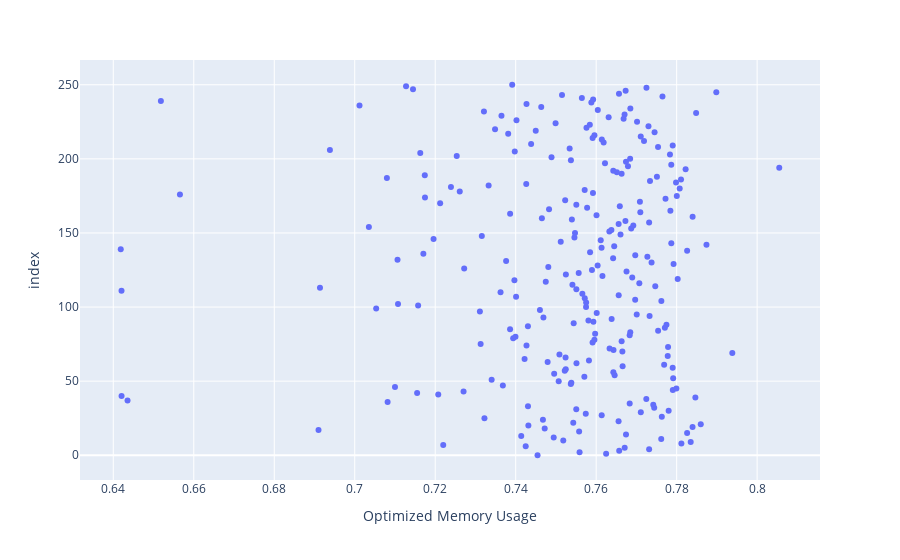

Notebook cell for this chart:
### Markdown cell above
Plotting the Optimized Memory Usage on Test Data

### Code cell
fig2 = px.scatter(X_test, Y_predict, labels={"x" : "Optimized Memory Usage"})
fig2.show()

### Figure 1 — Plotly figure (JSON) as saved in the notebook; plotly's stock layout.template omitted (floating-point values rounded to 4 significant figures; data arrays with more than 128 entries replaced by an {"elided": "..."} marker saying what was removed)
{"data": [{"hovertemplate": "Optimized Memory Usage=%{x}<br>index=%{y}<extra></extra>", "legendgroup": "", "marker": {"color": "#636efa", "symbol": "circle"}, "mode": "markers", "name": "", "orientation": "h", "showlegend": false, "type": "scatter", "x": {"elided": "251 float values"}, "xaxis": "x", "y": {"elided": "251 int values"}, "yaxis": "y"}], "layout": {"legend": {"tracegroupgap": 0}, "margin": {"t": 60}, "xaxis": {"anchor": "y", "domain": [0, 1], "title": {"text": "Optimized Memory Usage"}}, "yaxis": {"anchor": "x", "domain": [0, 1], "title": {"text": "index"}}}}
